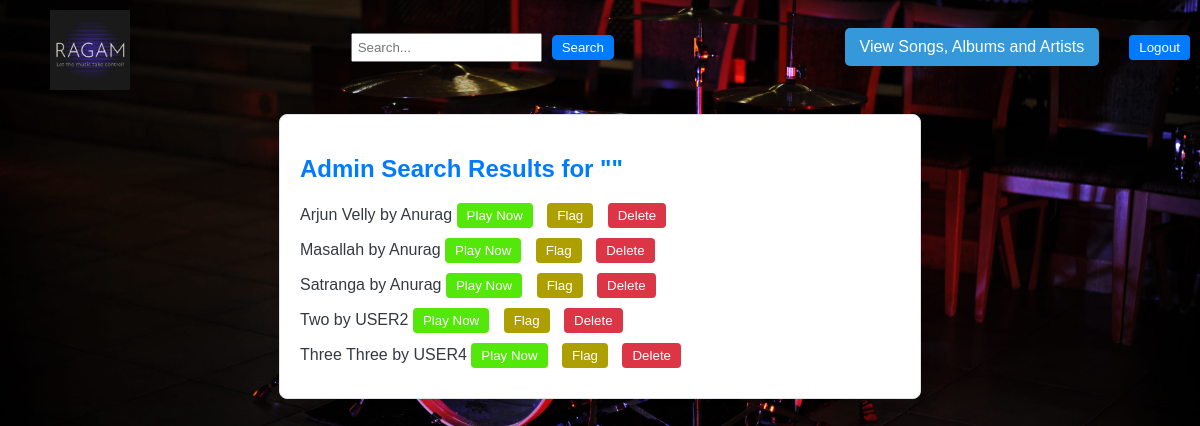
/admin_search_results, run on an earlier commit of the app's database.
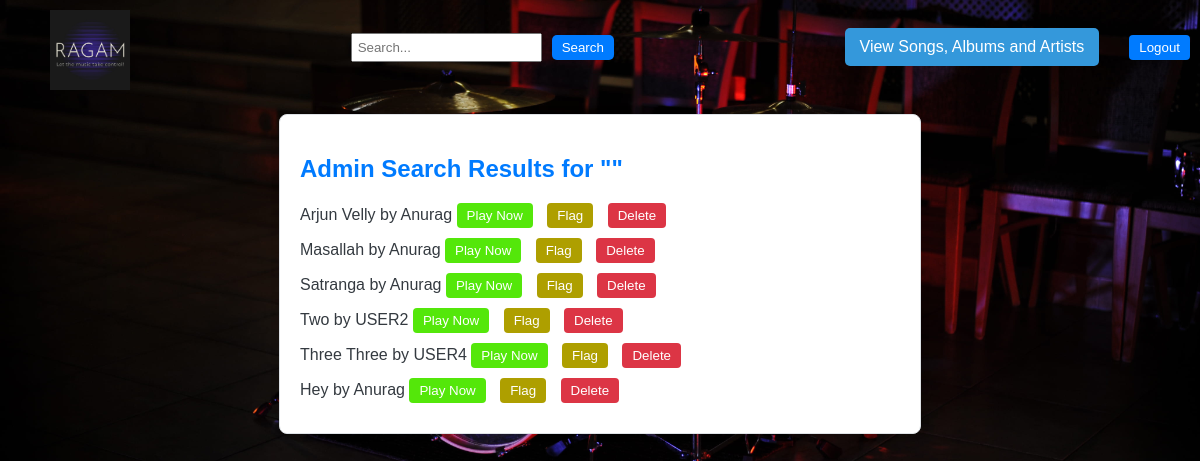
And on a later commit of the database.
### models.py (models this page shows, shortened)
class Song(db.Model):
    id = db.Column(db.Integer, primary_key=True)
    title = db.Column(db.String(255), nullable=False)
    lyrics = db.Column(db.Text, nullable=True)
    duration = db.Column(db.String(20), nullable=False)
    date_created = db.Column(db.DateTime, default=db.func.current_timestamp())
    artist = db.Column(db.String(100))
    file_path = db.Column(db.String(255), nullable=False)
    playlists = relationship('Playlist', secondary='playlist_song', back_populates='songs')
    genre = db.Column(db.String(20))
    flag = db.Column(db.Boolean, default=False)  # Add this line for genre
    album_id = db.Column(db.Integer, ForeignKey('album.id'), nullable=True)  # Add this line for album
    album = relationship('Album', back_populates='songs', lazy=True)

### routes.py (the view)
@app.route('/admin_search_results')
def admin_search_results():
    query = request.args.get('query', '')
    search_results = Song.query.filter(
        (Song.title.ilike(f'%{query}%')) |
        (Song.artist.ilike(f'%{query}%'))
    ).all()
    return render_template('admin_search_results.html', query=query, results=search_results)

### templates/admin_search_results.html (shortened to what this page needs)
{% extends 'admin_base.html' %}
{% block content %}
<div class="admin-content" style="max-width: 600px; margin: 20px auto; padding: 20px; background-color: #ffffff; border: 1px solid #dee2e6; border-radius: 8px; box-shadow: 0 0 10px rgba(0, 0, 0, 0.1);">
    <h2>Admin Search Results for "{{ query }}"</h2>
    <ul>
        {% for result in results %}
            <li>
                {{ result.title }} by {{ result.artist}}
                <form method="post" action="{{ url_for('aread_lyrics', song_id=result.id) }}">
                    <button type="submit" style="background-color: #54e70a;">Play Now</button>
                </form>
                <form method="post" action="{{ url_for('flag_song', song_id=result.id) }}">
                    <button type="submit" style="background-color: #ae9f00;">Flag</button>
                </form>
                <form method="post" action="{{ url_for('delete_asong', song_id=result.id) }}">
                    <button type="submit" style="background-color: #dc3545;">Delete</button>
                </form>
            </li>
        {% endfor %}
    </ul>
</div>
{% endblock %}

What changed in the data, as far as the page shows it:
added Song: title "Hey", artist "Anurag"
